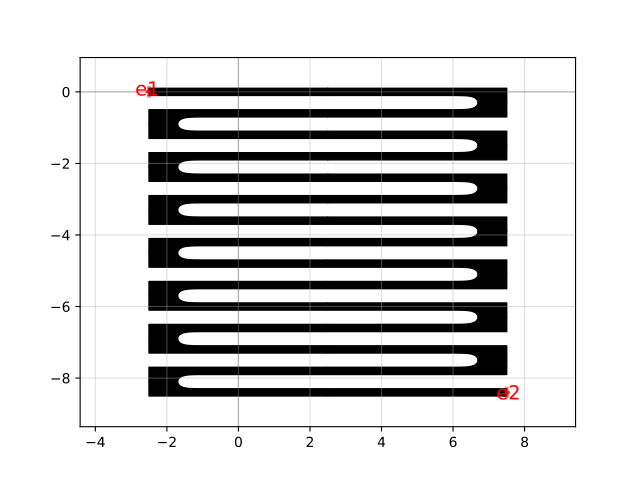

Recreate this plot in Python.
import gdsfactory as gf

c = gf.components.snspd(wire_width=0.2, wire_pitch=0.6, size=[10, 8], turn_ratio=4, terminals_same_side=False, layer=[1, 0])
c.plot()
